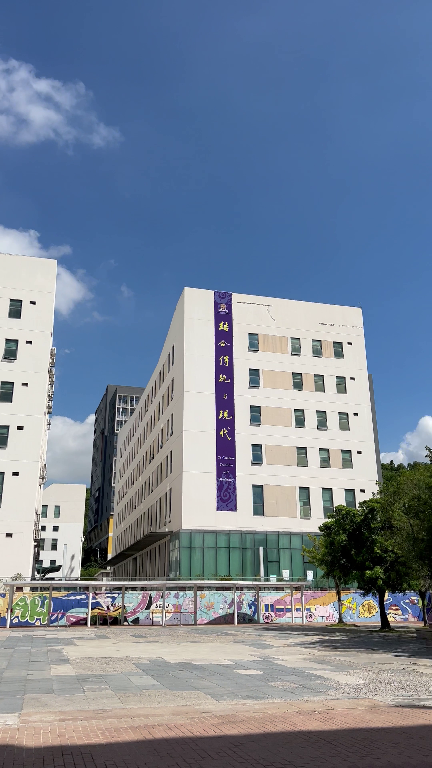
#> input picture project_ZhangSH/frame_1.png, 432 x 768 px
$ python movement_detector.py
#> lines starting #> are read from the running program, lines starting #| are printed output that depends on the picture
import numpy as np
import cv2 as cv2
import sys

from frame_selector import Frame_selector


frame1 = cv2.imread('frame_1.png')
#> frame1 is the input picture: shape (768, 432, 3); mean B, G, R 151.4, 132.2, 119.1
frame2 = cv2.imread('frame_2.png')
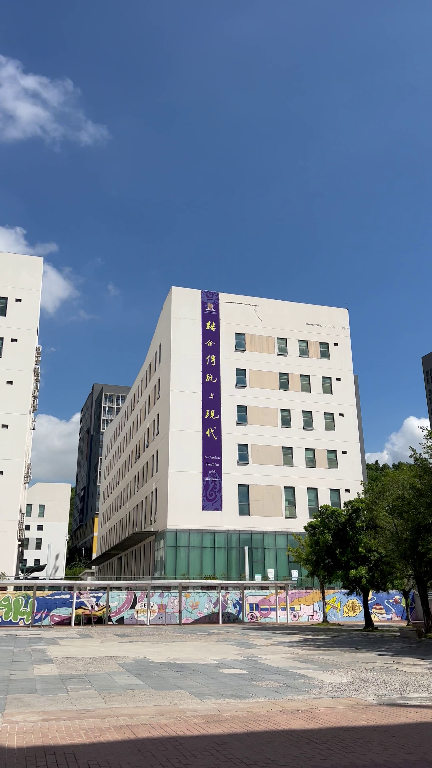
#> input picture project_ZhangSH/frame_2.png, 432 x 768 px
#> frame2 is the input picture: shape (768, 432, 3); mean B, G, R 150.1, 130.4, 116.8


def find_move(frame1, frame2):
    '''find the movement of frame2 w.r.t. frame1'''
    h, w = frame1.shape[:2]
#> h = 768; w = 432
    dist = min(w,h) // 5
#> dist = 86
    cropped = frame2[h//2-dist:h//2+dist, w//2-dist:w//2+dist]
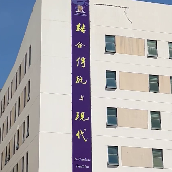
#> cropped: shape (172, 172, 3); mean B, G, R 180.1, 177.4, 180.9

    frame1 = cv2.cvtColor(frame1, cv2.COLOR_BGR2GRAY)
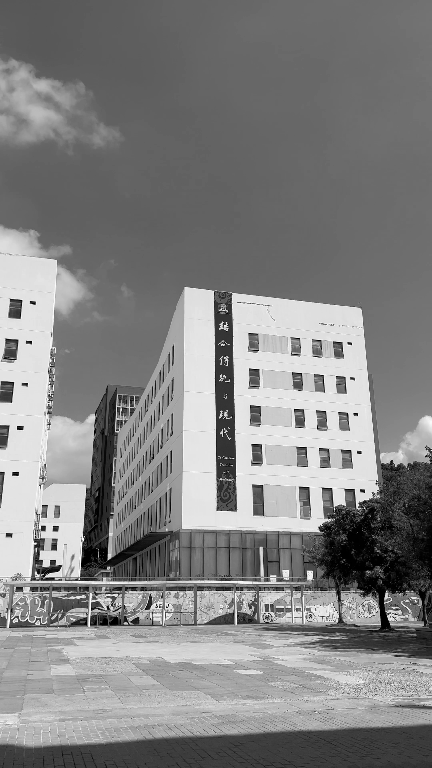
#> frame1: shape (768, 432); min 0, max 255, mean 130.4
    cropped = cv2.cvtColor(cropped, cv2.COLOR_BGR2GRAY)
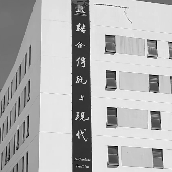
#> cropped: shape (172, 172); min 0, max 252, mean 178.8

    h, w = frame1.shape[:2]
    x_move, y_move = 0, 0
    curr_dif = sys.maxsize

    for x in range(-dist, dist):
        for y in range(-dist, +dist):

            # compare the cropped section with a part in original image
            diff= np.abs(
                cropped - frame1[h//2+x-dist:h//2+x+dist, w//2+y-dist:w//2+y+dist]).sum()

            if diff < curr_dif:
                print(diff, 'x=', x, 'y=', y)
                curr_dif = diff
                x_move, y_move = x, y
#> after the loop, curr_dif = 1624800; x_move = 0; y_move = 14
                # x,y is the point in frame1 that corres to the mid of img2
                # (on the right of the center in frame1)

    print(x_move, y_move)
#| 0 14
    return x_move, y_move

# [46 lines left out: functions _find_xy, find_move1, not called in this run]


xm, ym = find_move(frame1, frame2)
#> xm = 0; ym = 14
# find_move1(frame1, frame2)
